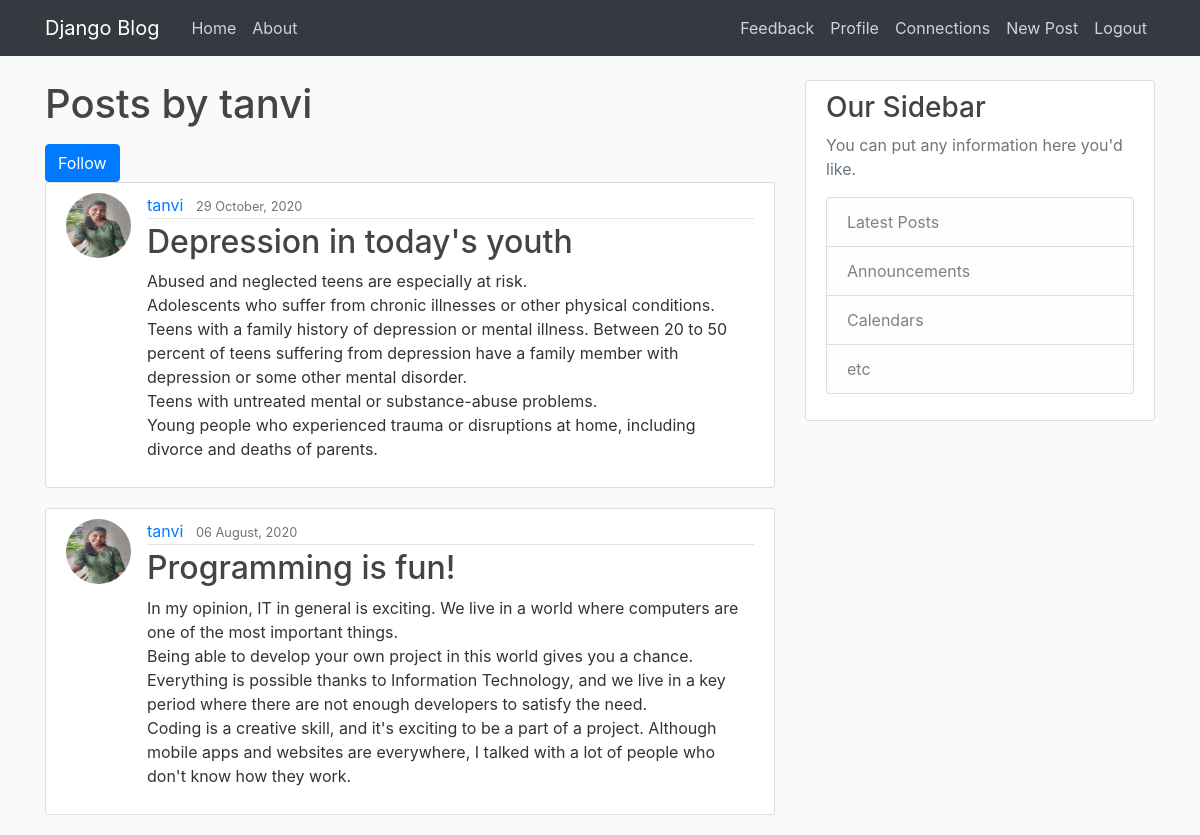
/post/tanvi/ (signed in), run on the app's committed database.
### blog/models.py (models this page shows, shortened)
class Post(models.Model):
	title=models.CharField(max_length=100)
	content=models.TextField()
	date_posted=models.DateTimeField(default=timezone.now)
	author=models.ForeignKey(User,on_delete=models.CASCADE)

### users/models.py (models this page shows, shortened)
class Profile(models.Model):
	user=models.OneToOneField(User,on_delete=models.CASCADE)
	image=models.ImageField(default='default.jpg',upload_to='profile_pics')
	firstname=models.CharField(max_length=10,default='First name')
	lastname=models.CharField(max_length=10,default='Last name')

### blog/views.py (the view)
# urls.py: path('post/<str:username>/', UserPostListView.as_view(), name='user-posts'),
class UserPostListView(ListView):
	model=Post
	template_name='blog/user_post.html'
	context_object_name='posts'
	def get_queryset(self):
		user=get_object_or_404(User,username=self.kwargs.get('username'))
		return Post.objects.filter(author=user).order_by('-date_posted')

### blog/templates/blog/user_post.html
{% extends "blog/base.html" %} {% block content %}
<h1 class="mb-3">Posts by {{view.kwargs.username}}</h1>
<a
  class="btn btn-primary"
  type="submit"
  href="{% url 'send_request' view.kwargs.username %}"
  >Follow</a
>
{% for post in posts %}
<article class="media content-section">
  <img
    class="rounded-circle article-img"
    src="{{post.author.profile.image.url}}"
  />
  <div class="media-body">
    <div class="article-metadata">
      <a class="mr-2" href="{% url 'user-posts' post.author.username %}"
        >{{ post.author }}</a
      >
      <small class="text-muted">{{ post.date_posted|date:"d F, Y" }}</small>
    </div>
    <h2>
      <a class="article-title" href="{% url 'post-detail' post.id %}"
        >{{ post.title }}</a
      >
    </h2>
    <p class="article-content">{{ post.content }}</p>
  </div>
</article>
{% endfor %} {% endblock content%}

### blog/static/blog/main.css (style rules this page uses)
body { background: #fafafa; color: #333333; margin-top: 5rem; }
h1, h2, h3, h4, h5, h6 { color: #444444; }
.content-section { background: #ffffff; padding: 10px 20px; border: 1px solid #dddddd; border-radius: 3px; margin-bottom: 20px; }
.article-title { color: #444444; }
.article-content { white-space: pre-line; }
.article-img { height: 65px; width: 65px; margin-right: 16px; }
.article-metadata { padding-bottom: 1px; margin-bottom: 4px; border-bottom: 1px solid #e3e3e3 }

### data on the page
Post: author.profile.image (picture), author "tanvi", date_posted "29 October, 2020", title "Depression in today's youth", content "Abused and neglected teens are especially at risk. Adolescents who suffer from chronic illnesses or other physical conditions. Teens with a family history of depression or mental illness. Between 20 to 50 percent of teens suffering from depression have a family member with depression or some other mental disorder. Teens with untreated mental or substance-abuse problems. Young people who experienced trauma or disruptions at home, including divorce and deaths of parents."
Post: author.profile.image (picture), author "tanvi", date_posted "06 August, 2020", title "Programming is fun!", content "In my opinion, IT in general is exciting. We live in a world where computers are one of the most important things. Being able to develop your own project in this world gives you a chance. Everything is possible thanks to Information Technology, and we live in a key period where there are not enough developers to satisfy the need. Coding is a creative skill, and it's exciting to be a part of a project. Although mobile apps and websites are everywhere, I talked with a lot of people who don't know how they work."

### other printed values
{{ view.kwargs.username }} "tanvi"
